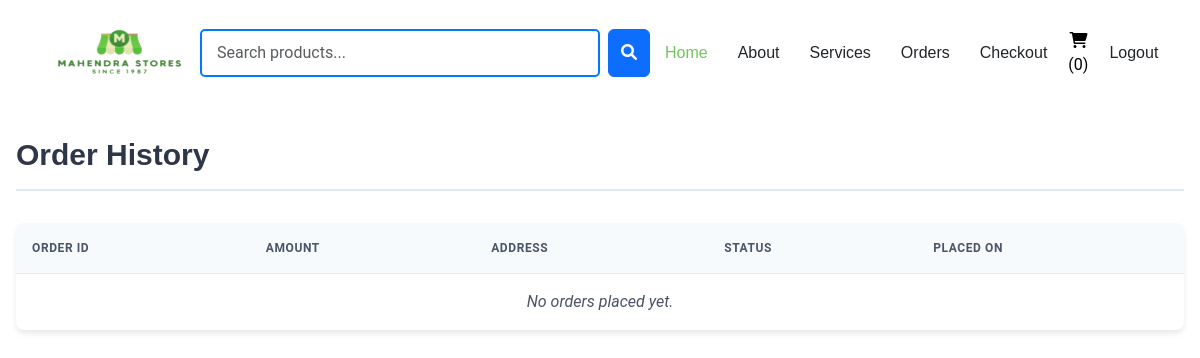
Before: /orders/ (signed in) with the older database file.
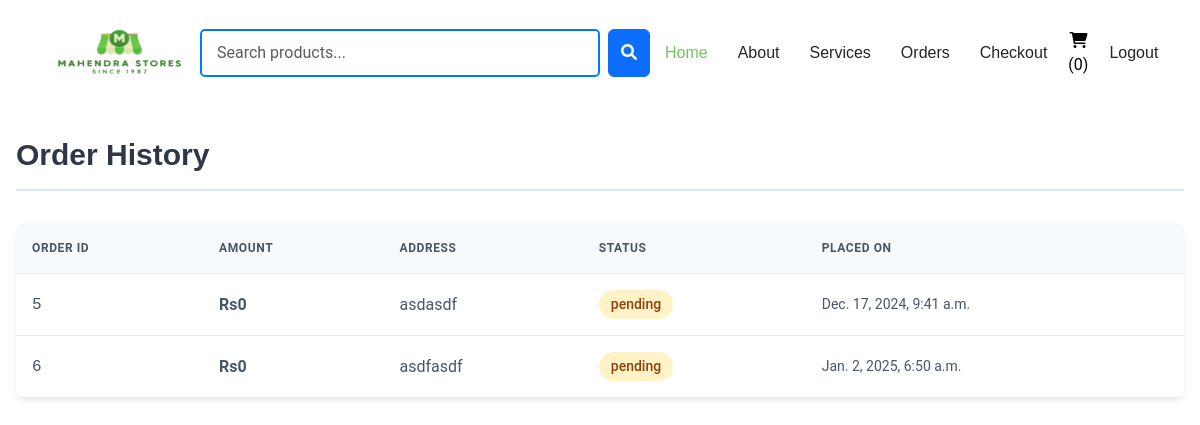
After: the same page with the newer database file.
### ecomapp/models.py (models this page shows, shortened)
class Order(models.Model):
    user = models.ForeignKey(User, on_delete=models.CASCADE)
    name = models.CharField(max_length=100)
    amount = models.IntegerField(default=0)
    email = models.EmailField(max_length=254)
    address1 = models.CharField(max_length=255)
    address2 = models.CharField(blank=True, max_length=255, null=True)
    city = models.CharField(max_length=100)
    state = models.CharField(max_length=100)
    zip_code = models.CharField(max_length=10)
    phone = models.CharField(max_length=15)
    created_at = models.DateTimeField(auto_now_add=True)
    updated_at = models.DateTimeField(auto_now=True)
    STATUS_CHOICES = [
    ('pending', 'Pending'),
    ('shipped', 'Shipped'),
    ('delivered', 'Delivered'),
    ]
    status = models.CharField(max_length=10, choices=STATUS_CHOICES, default='pending')

### ecomapp/views.py (the view)
# urls.py: path('orders/', views.user_orders, name="orders"),
def user_orders(request):
    if request.user.is_authenticated:
        orders = Order.objects.filter(user=request.user)
        return render(request, 'orders.html', {'orders': orders})
    else:
        return redirect('home')

### templates/orders.html (shortened to what this page needs)
{% extends "nav.html" %}
{% block body %}
<div class="orders-container">
  <h2 class="page-title">Order History</h2>
  <table class="orders-table">
    <thead>
      <tr>
        <th>Order ID</th>
        <th>Amount</th>
        <th>Address</th>
        <th>Status</th>
        <th>Placed On</th>
      </tr>
    </thead>
    <tbody>
      {% for order in orders %}
        <tr>
          <td class="order-id">{{ order.id }}</td>
          <td class="amount">Rs{{ order.amount }}</td>
          <td class="address">{{ order.address1 }}{{ order.address2 }}</td>
          <td>
            <span class="status status-{{ order.status|lower }}">{{ order.status }}</span>
          </td>
          <td class="date">{{ order.created_at }}</td>
        </tr>
      {% empty %}
        <tr>
          <td colspan="5" class="empty-state">No orders placed yet.</td>
        </tr>
      {% endfor %}
    </tbody>
  </table>
</div>
{% endblock body %}

### templates/nav.html (shortened to what this page needs)
{% load static %}
<!DOCTYPE html>
<html lang="en">
<head>
  <link rel="stylesheet" href="https://cdnjs.cloudflare.com/ajax/libs/font-awesome/6.0.0-beta3/css/all.min.css">
  <link href="Aeway:ital,wght@0,100;0,200;0,300;0,400;0,500;0,600;0,700;0,800;0,900&display=swap" rel="stylesheet">
  <link href="{% static 'assets/vendor/bootstrap/css/bootstrap.min.css' %}" rel="stylesheet">
  <link href="{% static 'assets/vendor/bootstrap-icons/bootstrap-icons.css' %}" rel="stylesheet">
  <link href="{% static 'assets/vendor/aos/aos.css' %}" rel="stylesheet">
  <link href="{% static 'assets/vendor/glightbox/css/glightbox.min.css' %}" rel="stylesheet">
  <link href="{% static 'assets/css/main.css' %}" rel="stylesheet">
</head>
<body class="index-page">
  <header id="header" class="header d-flex align-items-center sticky-top">
    <div class="container-fluid container-xl position-relative d-flex align-items-center justify-content-between">
      <a href="{% url 'home' %}" class="logo d-flex align-items-center">
        <img src="{% static 'assets/img/logo_mahendra_stores.png' %}" alt="">
      </a>
      {% if request.user.is_authenticated %}
        <form action="{% url 'search' %}" method="GET" class="search-form d-flex">
          <input type="text" name="q" placeholder="Search products..." class="form-control" id="searchbar" required>
          <button type="submit" class="btn btn-primary ms-2"><i class="fa-solid fa-search"></i></button>
        </form>
      {% endif %}
      <nav id="navmenu" class="navmenu">
        <ul>
          <li><a href="/" class="active">Home</a></li>
          <li><a href="/about">About</a></li>
          <li><a href="/services">Services</a></li>
          <li><a href="/orders">Orders</a></li>
          <li><a href="/checkout/">Checkout</a></li>
          {% if request.user.is_authenticated %}
          <div><button id="button-design" ><span id="cart">(0)</span></button></div>
          <li><a href="/ecomauth/logout/">Logout</a></li>
          {% endif %}
        </ul>
      </nav>
    </div>
  </header>
  <main class="main">
    {% block body %}{% endblock body %}
  </main>
</body>
</html>

### static/assets/css/main.css (style rules this page uses)
:root { --default-font: "Roboto", system-ui, -apple-system, "Segoe UI", Roboto, "Helvetica Neue", Arial, "Noto Sans", "Liberation Sans", sans-serif, "Apple Color Emoji", "Segoe UI Emoji", "Segoe UI Symbol", "Noto Color Emoji"; --heading-font: "Raleway", sans-serif; --nav-font: "Poppins", sans-serif; }
:root { --background-color: #ffffff; --default-color: #212529; --heading-color: #101f0c; --accent-color: #71c55d; --surface-color: #ffffff; --contrast-color: #ffffff; }
:root { --nav-color: #212529; --nav-hover-color: #71c55d; --nav-mobile-background-color: #ffffff; --nav-dropdown-background-color: #ffffff; --nav-dropdown-color: #212529; --nav-dropdown-hover-color: #71c55d; }
:root { scroll-behavior: smooth; }
body { color: var(--default-color); background-color: var(--background-color); font-family: var(--default-font); }
a { color: var(--accent-color); text-decoration: none; transition: 0.3s; }
h1, h2, h3, h4, h5, h6 { color: var(--heading-color); font-family: var(--heading-font); }
.header { color: var(--default-color); background-color: var(--background-color); padding: 15px 0; transition: all 0.5s; z-index: 997; }
.header .logo { line-height: 1; }
.header .logo img { margin-right: 8px; max-height: 75px; aspect-ratio: 2; }
@media (min-width: 1200px) { .navmenu { padding: 0; } }
@media (min-width: 1200px) { .navmenu ul { margin: 0; padding: 0; display: flex; list-style: none; align-items: center; } }
@media (min-width: 1200px) { .navmenu li { position: relative; } }
@media (min-width: 1200px) { .navmenu a, .navmenu a:focus { color: var(--nav-color); padding: 18px 15px; font-size: 16px; font-family: var(--nav-font); font-weight: 400; display: flex; align-items: center; justify-content: space-between; white-space: nowrap; transition: 0.3s; } }
@media (min-width: 1200px) { .navmenu li:last-child a { padding-right: 0; } }
@media (min-width: 1200px) { .navmenu li:hover>a, .navmenu .active, .navmenu .active:focus { color: var(--nav-hover-color); } }
.page-title { color: var(--default-color); background-color: var(--background-color); position: relative; }
#button-design { border: none; background-color: white; }
#searchbar { width: 400px; padding: 10px 15px; border: 2px solid #007bff; border-radius: 5px; font-size: 16px; transition: border-color 0.3s ease; }

### templates/orders.html (style rules this page uses)
.orders-container { max-width: 1200px; margin: 2rem auto; padding: 0 1rem; }
.page-title { color: #2d3748; font-size: 1.875rem; font-weight: 600; margin-bottom: 2rem; padding-bottom: 1rem; border-bottom: 2px solid #e2e8f0; }
.orders-table { width: 100%; border-collapse: separate; border-spacing: 0; background: white; border-radius: 8px; overflow: hidden; box-shadow: 0 4px 6px -1px rgba(0, 0, 0, 0.1); }
.orders-table thead { background-color: #f7fafc; }
.orders-table th { text-transform: uppercase; font-size: 0.75rem; font-weight: 600; letter-spacing: 0.05em; color: #4a5568; padding: 1rem; text-align: left; border-bottom: 1px solid #e2e8f0; }
.orders-table td { padding: 1rem; color: #4a5568; border-bottom: 1px solid #e2e8f0; }
.orders-table tr:last-child td { border-bottom: none; }
.status { display: inline-block; padding: 0.25rem 0.75rem; border-radius: 9999px; font-size: 0.875rem; font-weight: 500; }
.status-pending { background-color: #fef3c7; color: #92400e; }
.amount { font-weight: 600; color: #2d3748; }
.order-id { font-family: monospace; color: #6b7280; }
.address { max-width: 300px; line-height: 1.5; }
.date { color: #6b7280; font-size: 0.875rem; }

Changed rows visible on the page:
added Order: id "5", amount "0", address1 "asd", address2 "asdf", status "pending", created_at "Dec. 17, 2024, 9:41 a.m."
added Order: id "6", amount "0", address1 "asdf", address2 "asdf", status "pending", created_at "Jan. 2, 2025, 6:50 a.m."
Other visible differences:
text no longer shown: "No orders placed yet."
